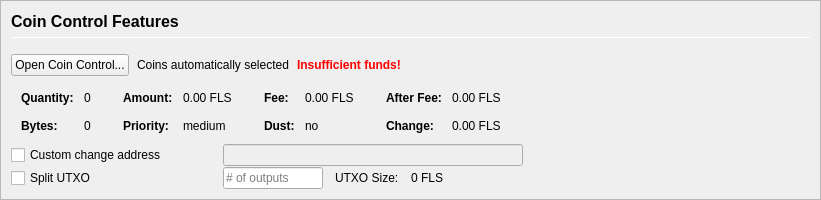
         <widget class="QFrame" name="frameCoinControl">
          <property name="sizePolicy">
           <sizepolicy hsizetype="Expanding" vsizetype="Expanding">
            <horstretch>0</horstretch>
            <verstretch>0</verstretch>
           </sizepolicy>
          </property>
          <property name="maximumSize">
           <size>
            <width>16777215</width>
            <height>16777215</height>
           </size>
          </property>
          <property name="frameShape">
           <enum>QFrame::StyledPanel</enum>
          </property>
          <property name="frameShadow">
           <enum>QFrame::Sunken</enum>
          </property>
          <layout class="QVBoxLayout" name="verticalLayoutCoinControl2">
           <property name="spacing">
            <number>0</number>
           </property>
           <property name="leftMargin">
            <number>0</number>
           </property>
           <property name="topMargin">
            <number>0</number>
           </property>
           <property name="rightMargin">
            <number>0</number>
           </property>
           <property name="bottomMargin">
            <number>0</number>
           </property>
           <item>
            <widget class="QFrame" name="frameCoinControl_BG">
             <layout class="QVBoxLayout" name="verticalLayoutCoinControl" stretch="0,0,0,0,0,0">
              <property name="spacing">
               <number>1</number>
              </property>
              <property name="leftMargin">
               <number>10</number>
              </property>
              <property name="topMargin">
               <number>10</number>
              </property>
              <item>
               <layout class="QHBoxLayout" name="horizontalLayoutCoinControl1">
                <property name="bottomMargin">
                 <number>15</number>
                </property>
                <item>
                 <layout class="QVBoxLayout" name="verticalLayout_3">
                  <property name="spacing">
                   <number>6</number>
                  </property>
                  <item>
                   <widget class="QLabel" name="labelCoinControlFeatures">
                    <property name="sizePolicy">
                     <sizepolicy hsizetype="Preferred" vsizetype="Maximum">
                      <horstretch>0</horstretch>
                      <verstretch>0</verstretch>
                     </sizepolicy>
                    </property>
                    <property name="minimumSize">
                     <size>
                      <width>0</width>
                      <height>20</height>
                     </size>
                    </property>
                    <property name="font">
                     <font>
                      <pointsize>12</pointsize>
                      <weight>75</weight>
                      <bold>true</bold>
                     </font>
                    </property>
                    <property name="styleSheet">
                     <string notr="true">font-weight:bold;</string>
                    </property>
                    <property name="text">
                     <string>Coin Control Features</string>
                    </property>
                   </widget>
                  </item>
                  <item>
                   <widget class="Line" name="line">
                    <property name="minimumSize">
                     <size>
                      <width>0</width>
                      <height>1</height>
                     </size>
                    </property>
                    <property name="maximumSize">
                     <size>
                      <width>16777215</width>
                      <height>1</height>
                     </size>
                    </property>
                    <property name="orientation">
                     <enum>Qt::Horizontal</enum>
                    </property>
                   </widget>
                  </item>
                 </layout>
                </item>
               </layout>
              </item>
              <item>
               <layout class="QHBoxLayout" name="horizontalLayoutCoinControl2" stretch="0,0,0,0">
                <property name="spacing">
                 <number>8</number>
                </property>
                <property name="bottomMargin">
                 <number>10</number>
                </property>
                <item>
                 <widget class="QPushButton" name="pushButtonCoinControl">
                  <property name="styleSheet">
                   <string notr="true"/>
                  </property>
                  <property name="text">
                   <string>Open Coin Control...</string>
                  </property>
                  <property name="autoDefault">
                   <bool>false</bool>
                  </property>
                 </widget>
                </item>
                <item>
                 <widget class="QLabel" name="labelCoinControlAutomaticallySelected">
                  <property name="text">
                   <string>Coins automatically selected</string>
                  </property>
                  <property name="margin">
                   <number>5</number>
                  </property>
                 </widget>
                </item>
                <item>
                 <widget class="QLabel" name="labelCoinControlInsuffFunds">
                  <property name="font">
                   <font>
                    <weight>75</weight>
                    <bold>true</bold>
                   </font>
                  </property>
                  <property name="styleSheet">
                   <string notr="true">color:red;font-weight:bold;</string>
                  </property>
                  <property name="text">
                   <string>Insufficient funds!</string>
                  </property>
                  <property name="margin">
                   <number>5</number>
                  </property>
                 </widget>
                </item>
                <item>
                 <spacer name="horizontalSpacerCoinControl">
                  <property name="orientation">
                   <enum>Qt::Horizontal</enum>
                  </property>
                  <property name="sizeHint" stdset="0">
                   <size>
                    <width>40</width>
                    <height>1</height>
                   </size>
                  </property>
                 </spacer>
                </item>
               </layout>
              </item>
              <item>
               <widget class="QWidget" name="widgetCoinControl" native="true">
                <property name="sizePolicy">
                 <sizepolicy hsizetype="Preferred" vsizetype="Preferred">
                  <horstretch>0</horstretch>
                  <verstretch>0</verstretch>
                 </sizepolicy>
                </property>
                <property name="minimumSize">
                 <size>
                  <width>0</width>
                  <height>0</height>
                 </size>
                </property>
                <property name="styleSheet">
                 <string notr="true"/>
                </property>
                <layout class="QHBoxLayout" name="horizontalLayoutCoinControl5">
                 <property name="leftMargin">
                  <number>0</number>
                 </property>
                 <property name="topMargin">
                  <number>0</number>
                 </property>
                 <property name="rightMargin">
                  <number>0</number>
                 </property>
                 <property name="bottomMargin">
                  <number>0</number>
                 </property>
                 <item>
                  <layout class="QHBoxLayout" name="horizontalLayoutCoinControl3" stretch="0,0,0,1">
                   <property name="spacing">
                    <number>20</number>
                   </property>
                   <property name="topMargin">
                    <number>0</number>
                   </property>
                   <property name="bottomMargin">
                    <number>10</number>
                   </property>
                   <item>
                    <layout class="QFormLayout" name="formLayoutCoinControl1">
                     <property name="horizontalSpacing">
                      <number>10</number>
                     </property>
                     <property name="verticalSpacing">
                      <number>14</number>
                     </property>
                     <property name="leftMargin">
                      <number>10</number>
                     </property>
                     <property name="topMargin">
                      <number>4</number>
                     </property>
                     <property name="rightMargin">
                      <number>6</number>
                     </property>
                     <item row="0" column="0">
                      <widget class="QLabel" name="labelCoinControlQuantityText">
                       <property name="font">
                        <font>
                         <weight>75</weight>
                         <bold>true</bold>
                        </font>
                       </property>
                       <property name="text">
                        <string>Quantity:</string>
                       </property>
                       <property name="margin">
                        <number>0</number>
                       </property>
                      </widget>
                     </item>
                     <item row="0" column="1">
                      <widget class="QLabel" name="labelCoinControlQuantity">
                       <property name="cursor">
                        <cursorShape>IBeamCursor</cursorShape>
                       </property>
                       <property name="contextMenuPolicy">
                        <enum>Qt::ActionsContextMenu</enum>
                       </property>
                       <property name="text">
                        <string notr="true">0</string>
                       </property>
                       <property name="margin">
                        <number>0</number>
                       </property>
                       <property name="textInteractionFlags">
                        <set>Qt::LinksAccessibleByMouse|Qt::TextSelectableByKeyboard|Qt::TextSelectableByMouse</set>
                       </property>
                      </widget>
                     </item>
                     <item row="1" column="0">
                      <widget class="QLabel" name="labelCoinControlBytesText">
                       <property name="font">
                        <font>
                         <weight>75</weight>
                         <bold>true</bold>
                        </font>
                       </property>
                       <property name="text">
                        <string>Bytes:</string>
                       </property>
                      </widget>
                     </item>
                     <item row="1" column="1">
                      <widget class="QLabel" name="labelCoinControlBytes">
                       <property name="cursor">
                        <cursorShape>IBeamCursor</cursorShape>
                       </property>
                       <property name="contextMenuPolicy">
                        <enum>Qt::ActionsContextMenu</enum>
                       </property>
                       <property name="text">
                        <string notr="true">0</string>
                       </property>
                       <property name="textInteractionFlags">
                        <set>Qt::LinksAccessibleByMouse|Qt::TextSelectableByKeyboard|Qt::TextSelectableByMouse</set>
                       </property>
                      </widget>
                     </item>
                    </layout>
                   </item>
                   <item>
                    <layout class="QFormLayout" name="formLayoutCoinControl2">
                     <property name="horizontalSpacing">
                      <number>10</number>
                     </property>
                     <property name="verticalSpacing">
                      <number>14</number>
                     </property>
                     <property name="leftMargin">
                      <number>6</number>
                     </property>
                     <property name="topMargin">
                      <number>4</number>
                     </property>
                     <property name="rightMargin">
                      <number>6</number>
                     </property>
                     <item row="0" column="0">
                      <widget class="QLabel" name="labelCoinControlAmountText">
                       <property name="font">
                        <font>
                         <weight>75</weight>
                         <bold>true</bold>
                        </font>
                       </property>
                       <property name="text">
                        <string>Amount:</string>
                       </property>
                       <property name="margin">
                        <number>0</number>
                       </property>
                      </widget>
                     </item>
                     <item row="0" column="1">
                      <widget class="QLabel" name="labelCoinControlAmount">
                       <property name="cursor">
                        <cursorShape>IBeamCursor</cursorShape>
                       </property>
                       <property name="contextMenuPolicy">
                        <enum>Qt::ActionsContextMenu</enum>
                       </property>
                       <property name="text">
                        <string notr="true">0.00 FLS</string>
                       </property>
                       <property name="textInteractionFlags">
                        <set>Qt::LinksAccessibleByMouse|Qt::TextSelectableByKeyboard|Qt::TextSelectableByMouse</set>
                       </property>
                      </widget>
                     </item>
                     <item row="1" column="0">
                      <widget class="QLabel" name="labelCoinControlPriorityText">
                       <property name="font">
                        <font>
                         <weight>75</weight>
                         <bold>true</bold>
                        </font>
                       </property>
                       <property name="text">
                        <string>Priority:</string>
                       </property>
                      </widget>
                     </item>
                     <item row="1" column="1">
                      <widget class="QLabel" name="labelCoinControlPriority">
                       <property name="cursor">
                        <cursorShape>IBeamCursor</cursorShape>
                       </property>
                       <property name="contextMenuPolicy">
                        <enum>Qt::ActionsContextMenu</enum>
                       </property>
                       <property name="text">
                        <string>medium</string>
                       </property>
                       <property name="textInteractionFlags">
                        <set>Qt::LinksAccessibleByMouse|Qt::TextSelectableByKeyboard|Qt::TextSelectableByMouse</set>
                       </property>
                      </widget>
                     </item>
                    </layout>
                   </item>
                   <item>
                    <layout class="QFormLayout" name="formLayoutCoinControl3">
                     <property name="horizontalSpacing">
                      <number>10</number>
                     </property>
                     <property name="verticalSpacing">
                      <number>14</number>
                     </property>
                     <property name="leftMargin">
                      <number>6</number>
                     </property>
                     <property name="topMargin">
                      <number>4</number>
                     </property>
                     <property name="rightMargin">
                      <number>6</number>
                     </property>
                     <item row="0" column="0">
                      <widget class="QLabel" name="labelCoinControlFeeText">
                       <property name="font">
                        <font>
                         <weight>75</weight>
                         <bold>true</bold>
                        </font>
                       </property>
                       <property name="text">
                        <string>Fee:</string>
                       </property>
                       <property name="margin">
                        <number>0</number>
                       </property>
                      </widget>
                     </item>
                     <item row="0" column="1">
                      <widget class="QLabel" name="labelCoinControlFee">
                       <property name="cursor">
                        <cursorShape>IBeamCursor</cursorShape>
                       </property>
                       <property name="contextMenuPolicy">
                        <enum>Qt::ActionsContextMenu</enum>
                       </property>
                       <property name="text">
                        <string notr="true">0.00 FLS</string>
                       </property>
                       <property name="textInteractionFlags">
                        <set>Qt::LinksAccessibleByMouse|Qt::TextSelectableByKeyboard|Qt::TextSelectableByMouse</set>
                       </property>
                      </widget>
                     </item>
                     <item row="1" column="0">
                      <widget class="QLabel" name="labelCoinControlLowOutputText">
                       <property name="font">
                        <font>
                         <weight>75</weight>
                         <bold>true</bold>
                        </font>
                       </property>
                       <property name="text">
                        <string>Dust:</string>
                       </property>
                      </widget>
                     </item>
                     <item row="1" column="1">
                      <widget class="QLabel" name="labelCoinControlLowOutput">
                       <property name="cursor">
                        <cursorShape>IBeamCursor</cursorShape>
                       </property>
                       <property name="contextMenuPolicy">
                        <enum>Qt::ActionsContextMenu</enum>
                       </property>
                       <property name="text">
                        <string>no</string>
                       </property>
                       <property name="textInteractionFlags">
                        <set>Qt::LinksAccessibleByMouse|Qt::TextSelectableByKeyboard|Qt::TextSelectableByMouse</set>
                       </property>
                      </widget>
                     </item>
                    </layout>
                   </item>
                   <item>
                    <layout class="QFormLayout" name="formLayoutCoinControl4">
                     <property name="horizontalSpacing">
                      <number>10</number>
                     </property>
                     <property name="verticalSpacing">
                      <number>14</number>
                     </property>
                     <property name="leftMargin">
                      <number>6</number>
                     </property>
                     <property name="topMargin">
                      <number>4</number>
                     </property>
                     <property name="rightMargin">
                      <number>6</number>
                     </property>
                     <item row="0" column="0">
                      <widget class="QLabel" name="labelCoinControlAfterFeeText">
                       <property name="font">
                        <font>
                         <weight>75</weight>
                         <bold>true</bold>
                        </font>
                       </property>
                       <property name="text">
                        <string>After Fee:</string>
                       </property>
                       <property name="margin">
                        <number>0</number>
                       </property>
                      </widget>
                     </item>
                     <item row="0" column="1">
                      <widget class="QLabel" name="labelCoinControlAfterFee">
                       <property name="cursor">
                        <cursorShape>IBeamCursor</cursorShape>
                       </property>
                       <property name="contextMenuPolicy">
                        <enum>Qt::ActionsContextMenu</enum>
                       </property>
                       <property name="text">
                        <string notr="true">0.00 FLS</string>
                       </property>
                       <property name="textInteractionFlags">
                        <set>Qt::LinksAccessibleByMouse|Qt::TextSelectableByKeyboard|Qt::TextSelectableByMouse</set>
                       </property>
                      </widget>
                     </item>
                     <item row="1" column="0">
                      <widget class="QLabel" name="labelCoinControlChangeText">
                       <property name="font">
                        <font>
                         <weight>75</weight>
                         <bold>true</bold>
                        </font>
                       </property>
                       <property name="text">
                        <string>Change:</string>
                       </property>
                      </widget>
                     </item>
                     <item row="1" column="1">
                      <widget class="QLabel" name="labelCoinControlChange">
                       <property name="cursor">
                        <cursorShape>IBeamCursor</cursorShape>
                       </property>
                       <property name="contextMenuPolicy">
                        <enum>Qt::ActionsContextMenu</enum>
                       </property>
                       <property name="text">
                        <string notr="true">0.00 FLS</string>
                       </property>
                       <property name="textInteractionFlags">
                        <set>Qt::LinksAccessibleByMouse|Qt::TextSelectableByKeyboard|Qt::TextSelectableByMouse</set>
                       </property>
                      </widget>
                     </item>
                    </layout>
                   </item>
                  </layout>
                 </item>
                </layout>
               </widget>
              </item>
              <item>
               <layout class="QHBoxLayout" name="horizontalLayoutCoinControl4">
                <property name="spacing">
                 <number>12</number>
                </property>
                <property name="sizeConstraint">
                 <enum>QLayout::SetDefaultConstraint</enum>
                </property>
                <property name="topMargin">
                 <number>0</number>
                </property>
                <property name="rightMargin">
                 <number>0</number>
                </property>
                <item>
                 <widget class="QCheckBox" name="checkBoxCoinControlChange">
                  <property name="sizePolicy">
                   <sizepolicy hsizetype="Preferred" vsizetype="Preferred">
                    <horstretch>0</horstretch>
                    <verstretch>0</verstretch>
                   </sizepolicy>
                  </property>
                  <property name="minimumSize">
                   <size>
                    <width>200</width>
                    <height>0</height>
                   </size>
                  </property>
                  <property name="maximumSize">
                   <size>
                    <width>200</width>
                    <height>16777215</height>
                   </size>
                  </property>
                  <property name="toolTip">
                   <string>If this is activated, but the change address is empty or invalid, change will be sent to a newly generated address.</string>
                  </property>
                  <property name="text">
                   <string>Custom change address</string>
                  </property>
                 </widget>
                </item>
                <item>
                 <widget class="QValidatedLineEdit" name="lineEditCoinControlChange">
                  <property name="enabled">
                   <bool>false</bool>
                  </property>
                  <property name="sizePolicy">
                   <sizepolicy hsizetype="Preferred" vsizetype="Preferred">
                    <horstretch>0</horstretch>
                    <verstretch>0</verstretch>
                   </sizepolicy>
                  </property>
                  <property name="minimumSize">
                   <size>
                    <width>300</width>
                    <height>0</height>
                   </size>
                  </property>
                 </widget>
                </item>
                <item>
                 <widget class="QLabel" name="labelCoinControlChangeLabel">
                  <property name="sizePolicy">
                   <sizepolicy hsizetype="Preferred" vsizetype="Preferred">
                    <horstretch>0</horstretch>
                    <verstretch>0</verstretch>
                   </sizepolicy>
                  </property>
                  <property name="minimumSize">
                   <size>
                    <width>100</width>
                    <height>0</height>
                   </size>
                  </property>
                  <property name="text">
                   <string/>
                  </property>
                  <property name="margin">
                   <number>3</number>
                  </property>
                 </widget>
                </item>
               </layout>
              </item>
              <item>
               <layout class="QHBoxLayout" name="horizontalLayoutCoinControl6">
                <property name="spacing">
                 <number>12</number>
                </property>
                <property name="rightMargin">
                 <number>0</number>
                </property>
                <item>
                 <widget class="QCheckBox" name="splitBlockCheckBox">
                  <property name="sizePolicy">
                   <sizepolicy hsizetype="Preferred" vsizetype="Preferred">
                    <horstretch>0</horstretch>
                    <verstretch>0</verstretch>
                   </sizepolicy>
                  </property>
                  <property name="minimumSize">
                   <size>
                    <width>200</width>
                    <height>0</height>
                   </size>
                  </property>
                  <property name="maximumSize">
                   <size>
                    <width>200</width>
                    <height>16777215</height>
                   </size>
                  </property>
                  <property name="text">
                   <string>Split UTXO</string>
                  </property>
                 </widget>
                </item>
                <item>
                 <widget class="QLineEdit" name="splitBlockLineEdit">
                  <property name="sizePolicy">
                   <sizepolicy hsizetype="Preferred" vsizetype="Preferred">
                    <horstretch>50</horstretch>
                    <verstretch>0</verstretch>
                   </sizepolicy>
                  </property>
                  <property name="minimumSize">
                   <size>
                    <width>100</width>
                    <height>0</height>
                   </size>
                  </property>
                  <property name="maximumSize">
                   <size>
                    <width>100</width>
                    <height>16777215</height>
                   </size>
                  </property>
                  <property name="placeholderText">
                   <string># of outputs</string>
                  </property>
                 </widget>
                </item>
                <item>
                 <widget class="QLabel" name="labelBlockSizeText">
                  <property name="text">
                   <string>UTXO Size:</string>
                  </property>
                 </widget>
                </item>
                <item>
                 <widget class="QLabel" name="labelBlockSize">
                  <property name="text">
                   <string>0 FLS</string>
                  </property>
                 </widget>
                </item>
                <item>
                 <spacer name="horizontalSpacer_7">
                  <property name="orientation">
                   <enum>Qt::Horizontal</enum>
                  </property>
                  <property name="sizeHint" stdset="0">
                   <size>
                    <width>40</width>
                    <height>20</height>
                   </size>
                  </property>
                 </spacer>
                </item>
               </layout>
              </item>
              <item>
               <spacer name="verticalSpacerCoinControl">
                <property name="orientation">
                 <enum>Qt::Vertical</enum>
                </property>
                <property name="sizeHint" stdset="0">
                 <size>
                  <width>800</width>
                  <height>1</height>
                 </size>
                </property>
               </spacer>
              </item>
             </layout>
            </widget>
           </item>
          </layout>
         </widget>
